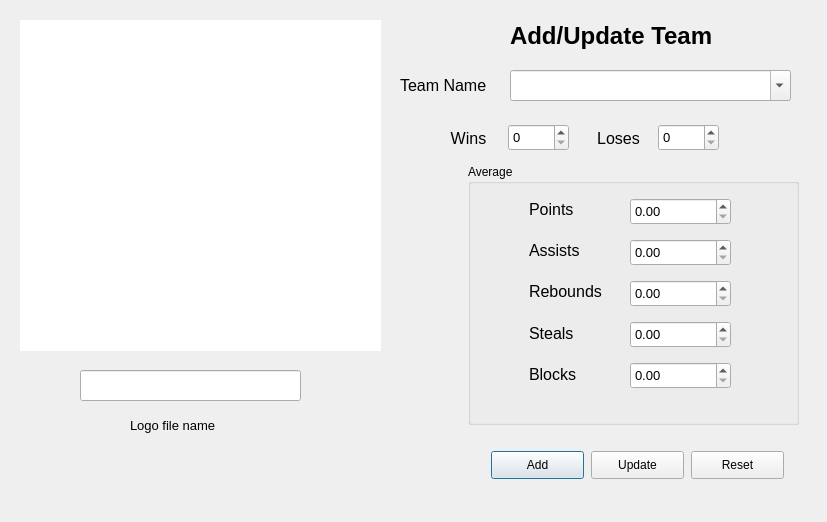
<?xml version="1.0" encoding="UTF-8"?>
<ui version="4.0">
 <class>addTeamUI</class>
 <widget class="QDialog" name="addTeamUI">
  <property name="geometry">
   <rect>
    <x>0</x>
    <y>0</y>
    <width>827</width>
    <height>522</height>
   </rect>
  </property>
  <property name="windowTitle">
   <string>Add Team</string>
  </property>
  <widget class="QLabel" name="lbl_addteam">
   <property name="geometry">
    <rect>
     <x>510</x>
     <y>20</y>
     <width>261</width>
     <height>31</height>
    </rect>
   </property>
   <property name="font">
    <font>
     <family>Segoe UI</family>
     <pointsize>18</pointsize>
     <weight>75</weight>
     <bold>true</bold>
    </font>
   </property>
   <property name="text">
    <string>Add/Update Team</string>
   </property>
  </widget>
  <widget class="QLabel" name="lbl_team_name">
   <property name="geometry">
    <rect>
     <x>400</x>
     <y>70</y>
     <width>101</width>
     <height>31</height>
    </rect>
   </property>
   <property name="font">
    <font>
     <family>Segoe UI</family>
     <pointsize>12</pointsize>
    </font>
   </property>
   <property name="text">
    <string>Team Name</string>
   </property>
  </widget>
  <widget class="QLabel" name="lbl_rebounds_addteam">
   <property name="geometry">
    <rect>
     <x>529</x>
     <y>277</y>
     <width>87</width>
     <height>28</height>
    </rect>
   </property>
   <property name="font">
    <font>
     <family>Segoe UI</family>
     <pointsize>12</pointsize>
    </font>
   </property>
   <property name="text">
    <string>Rebounds</string>
   </property>
   <property name="scaledContents">
    <bool>false</bool>
   </property>
   <property name="alignment">
    <set>Qt::AlignLeading|Qt::AlignLeft|Qt::AlignVCenter</set>
   </property>
   <property name="wordWrap">
    <bool>false</bool>
   </property>
  </widget>
  <widget class="QLabel" name="lbl_blocks_addteam">
   <property name="geometry">
    <rect>
     <x>529</x>
     <y>360</y>
     <width>55</width>
     <height>28</height>
    </rect>
   </property>
   <property name="font">
    <font>
     <family>Segoe UI</family>
     <pointsize>12</pointsize>
    </font>
   </property>
   <property name="text">
    <string>Blocks</string>
   </property>
   <property name="scaledContents">
    <bool>false</bool>
   </property>
   <property name="alignment">
    <set>Qt::AlignLeading|Qt::AlignLeft|Qt::AlignVCenter</set>
   </property>
   <property name="wordWrap">
    <bool>false</bool>
   </property>
  </widget>
  <widget class="QSpinBox" name="sb_losses">
   <property name="geometry">
    <rect>
     <x>658</x>
     <y>124</y>
     <width>61</width>
     <height>27</height>
    </rect>
   </property>
   <property name="font">
    <font>
     <pointsize>10</pointsize>
    </font>
   </property>
   <property name="maximum">
    <number>100</number>
   </property>
  </widget>
  <widget class="QLabel" name="lbl_points_addteam">
   <property name="geometry">
    <rect>
     <x>529</x>
     <y>195</y>
     <width>53</width>
     <height>28</height>
    </rect>
   </property>
   <property name="font">
    <font>
     <family>Segoe UI</family>
     <pointsize>12</pointsize>
    </font>
   </property>
   <property name="text">
    <string>Points</string>
   </property>
   <property name="scaledContents">
    <bool>false</bool>
   </property>
   <property name="alignment">
    <set>Qt::AlignLeading|Qt::AlignLeft|Qt::AlignVCenter</set>
   </property>
   <property name="wordWrap">
    <bool>false</bool>
   </property>
  </widget>
  <widget class="QSpinBox" name="sb_wins">
   <property name="geometry">
    <rect>
     <x>508</x>
     <y>124</y>
     <width>61</width>
     <height>27</height>
    </rect>
   </property>
   <property name="font">
    <font>
     <pointsize>10</pointsize>
    </font>
   </property>
   <property name="maximum">
    <number>1000</number>
   </property>
  </widget>
  <widget class="QLabel" name="lbl_assists_addteam">
   <property name="geometry">
    <rect>
     <x>529</x>
     <y>236</y>
     <width>57</width>
     <height>28</height>
    </rect>
   </property>
   <property name="font">
    <font>
     <family>Segoe UI</family>
     <pointsize>12</pointsize>
    </font>
   </property>
   <property name="text">
    <string>Assists</string>
   </property>
   <property name="scaledContents">
    <bool>false</bool>
   </property>
   <property name="alignment">
    <set>Qt::AlignLeading|Qt::AlignLeft|Qt::AlignVCenter</set>
   </property>
   <property name="wordWrap">
    <bool>false</bool>
   </property>
  </widget>
  <widget class="QLabel" name="lbl_steals_addteam">
   <property name="geometry">
    <rect>
     <x>529</x>
     <y>319</y>
     <width>50</width>
     <height>28</height>
    </rect>
   </property>
   <property name="font">
    <font>
     <family>Segoe UI</family>
     <pointsize>12</pointsize>
    </font>
   </property>
   <property name="text">
    <string>Steals</string>
   </property>
   <property name="scaledContents">
    <bool>false</bool>
   </property>
   <property name="alignment">
    <set>Qt::AlignLeading|Qt::AlignLeft|Qt::AlignVCenter</set>
   </property>
   <property name="wordWrap">
    <bool>false</bool>
   </property>
  </widget>
  <widget class="QPushButton" name="addBtn_addteam">
   <property name="geometry">
    <rect>
     <x>491</x>
     <y>451</y>
     <width>93</width>
     <height>28</height>
    </rect>
   </property>
   <property name="text">
    <string>Add</string>
   </property>
  </widget>
  <widget class="QPushButton" name="resetBtn_addteam">
   <property name="geometry">
    <rect>
     <x>691</x>
     <y>451</y>
     <width>93</width>
     <height>28</height>
    </rect>
   </property>
   <property name="text">
    <string>Reset</string>
   </property>
  </widget>
  <widget class="QLabel" name="lbl_wins">
   <property name="geometry">
    <rect>
     <x>428</x>
     <y>124</y>
     <width>81</width>
     <height>28</height>
    </rect>
   </property>
   <property name="font">
    <font>
     <family>Segoe UI</family>
     <pointsize>12</pointsize>
    </font>
   </property>
   <property name="text">
    <string>Wins</string>
   </property>
   <property name="scaledContents">
    <bool>false</bool>
   </property>
   <property name="alignment">
    <set>Qt::AlignCenter</set>
   </property>
   <property name="wordWrap">
    <bool>false</bool>
   </property>
  </widget>
  <widget class="QLabel" name="lbl_losses">
   <property name="geometry">
    <rect>
     <x>578</x>
     <y>124</y>
     <width>81</width>
     <height>28</height>
    </rect>
   </property>
   <property name="font">
    <font>
     <family>Segoe UI</family>
     <pointsize>12</pointsize>
    </font>
   </property>
   <property name="text">
    <string>Loses</string>
   </property>
   <property name="scaledContents">
    <bool>false</bool>
   </property>
   <property name="alignment">
    <set>Qt::AlignCenter</set>
   </property>
   <property name="wordWrap">
    <bool>false</bool>
   </property>
  </widget>
  <widget class="QDoubleSpinBox" name="dsb_points">
   <property name="geometry">
    <rect>
     <x>630</x>
     <y>198</y>
     <width>101</width>
     <height>27</height>
    </rect>
   </property>
   <property name="font">
    <font>
     <pointsize>10</pointsize>
    </font>
   </property>
   <property name="maximum">
    <double>100000.000000000000000</double>
   </property>
  </widget>
  <widget class="QDoubleSpinBox" name="dsb_assists">
   <property name="geometry">
    <rect>
     <x>630</x>
     <y>239</y>
     <width>101</width>
     <height>27</height>
    </rect>
   </property>
   <property name="font">
    <font>
     <pointsize>10</pointsize>
    </font>
   </property>
   <property name="maximum">
    <double>100000.899999999994179</double>
   </property>
  </widget>
  <widget class="QDoubleSpinBox" name="dsb_rebounds">
   <property name="geometry">
    <rect>
     <x>630</x>
     <y>280</y>
     <width>101</width>
     <height>27</height>
    </rect>
   </property>
   <property name="font">
    <font>
     <pointsize>10</pointsize>
    </font>
   </property>
   <property name="maximum">
    <double>100000.000000000000000</double>
   </property>
  </widget>
  <widget class="QDoubleSpinBox" name="dsb_steals">
   <property name="geometry">
    <rect>
     <x>630</x>
     <y>321</y>
     <width>101</width>
     <height>27</height>
    </rect>
   </property>
   <property name="font">
    <font>
     <pointsize>10</pointsize>
    </font>
   </property>
   <property name="maximum">
    <double>100000.000000000000000</double>
   </property>
  </widget>
  <widget class="QDoubleSpinBox" name="dsb_blocks">
   <property name="geometry">
    <rect>
     <x>630</x>
     <y>362</y>
     <width>101</width>
     <height>27</height>
    </rect>
   </property>
   <property name="font">
    <font>
     <pointsize>10</pointsize>
    </font>
   </property>
   <property name="maximum">
    <double>100000.000000000000000</double>
   </property>
  </widget>
  <widget class="QGroupBox" name="gb_average">
   <property name="geometry">
    <rect>
     <x>468</x>
     <y>164</y>
     <width>331</width>
     <height>261</height>
    </rect>
   </property>
   <property name="title">
    <string>Average</string>
   </property>
  </widget>
  <widget class="QLabel" name="lbl_photoName">
   <property name="geometry">
    <rect>
     <x>130</x>
     <y>410</y>
     <width>141</width>
     <height>31</height>
    </rect>
   </property>
   <property name="font">
    <font>
     <family>Segoe UI</family>
     <pointsize>10</pointsize>
    </font>
   </property>
   <property name="text">
    <string>Logo file name</string>
   </property>
  </widget>
  <widget class="QLineEdit" name="le_photoName">
   <property name="geometry">
    <rect>
     <x>80</x>
     <y>370</y>
     <width>221</width>
     <height>31</height>
    </rect>
   </property>
   <property name="font">
    <font>
     <family>Segoe UI</family>
     <pointsize>10</pointsize>
    </font>
   </property>
   <property name="alignment">
    <set>Qt::AlignCenter</set>
   </property>
  </widget>
  <widget class="QWidget" name="widget" native="true">
   <property name="geometry">
    <rect>
     <x>20</x>
     <y>20</y>
     <width>361</width>
     <height>331</height>
    </rect>
   </property>
   <property name="styleSheet">
    <string notr="true">background-color: rgb(255, 255, 255);</string>
   </property>
   <widget class="QLabel" name="teamlogo">
    <property name="geometry">
     <rect>
      <x>60</x>
      <y>50</y>
      <width>231</width>
      <height>231</height>
     </rect>
    </property>
    <property name="font">
     <font>
      <family>Segoe UI</family>
      <pointsize>12</pointsize>
     </font>
    </property>
    <property name="text">
     <string/>
    </property>
    <property name="pixmap">
     <pixmap>photo_placeholder2.png</pixmap>
    </property>
    <property name="scaledContents">
     <bool>true</bool>
    </property>
    <property name="alignment">
     <set>Qt::AlignCenter</set>
    </property>
   </widget>
  </widget>
  <widget class="QComboBox" name="cb_teamName_AddUpdate">
   <property name="geometry">
    <rect>
     <x>510</x>
     <y>70</y>
     <width>281</width>
     <height>31</height>
    </rect>
   </property>
   <property name="font">
    <font>
     <pointsize>10</pointsize>
    </font>
   </property>
   <property name="editable">
    <bool>true</bool>
   </property>
  </widget>
  <widget class="QPushButton" name="updateTeamBtn">
   <property name="geometry">
    <rect>
     <x>591</x>
     <y>451</y>
     <width>93</width>
     <height>28</height>
    </rect>
   </property>
   <property name="text">
    <string>Update</string>
   </property>
  </widget>
  <zorder>widget</zorder>
  <zorder>gb_average</zorder>
  <zorder>lbl_addteam</zorder>
  <zorder>lbl_team_name</zorder>
  <zorder>lbl_rebounds_addteam</zorder>
  <zorder>lbl_blocks_addteam</zorder>
  <zorder>sb_losses</zorder>
  <zorder>lbl_points_addteam</zorder>
  <zorder>sb_wins</zorder>
  <zorder>lbl_assists_addteam</zorder>
  <zorder>lbl_steals_addteam</zorder>
  <zorder>addBtn_addteam</zorder>
  <zorder>resetBtn_addteam</zorder>
  <zorder>lbl_wins</zorder>
  <zorder>lbl_losses</zorder>
  <zorder>dsb_points</zorder>
  <zorder>dsb_assists</zorder>
  <zorder>dsb_rebounds</zorder>
  <zorder>dsb_steals</zorder>
  <zorder>dsb_blocks</zorder>
  <zorder>lbl_photoName</zorder>
  <zorder>le_photoName</zorder>
  <zorder>cb_teamName_AddUpdate</zorder>
  <zorder>updateTeamBtn</zorder>
 </widget>
 <resources/>
 <connections/>
</ui>
